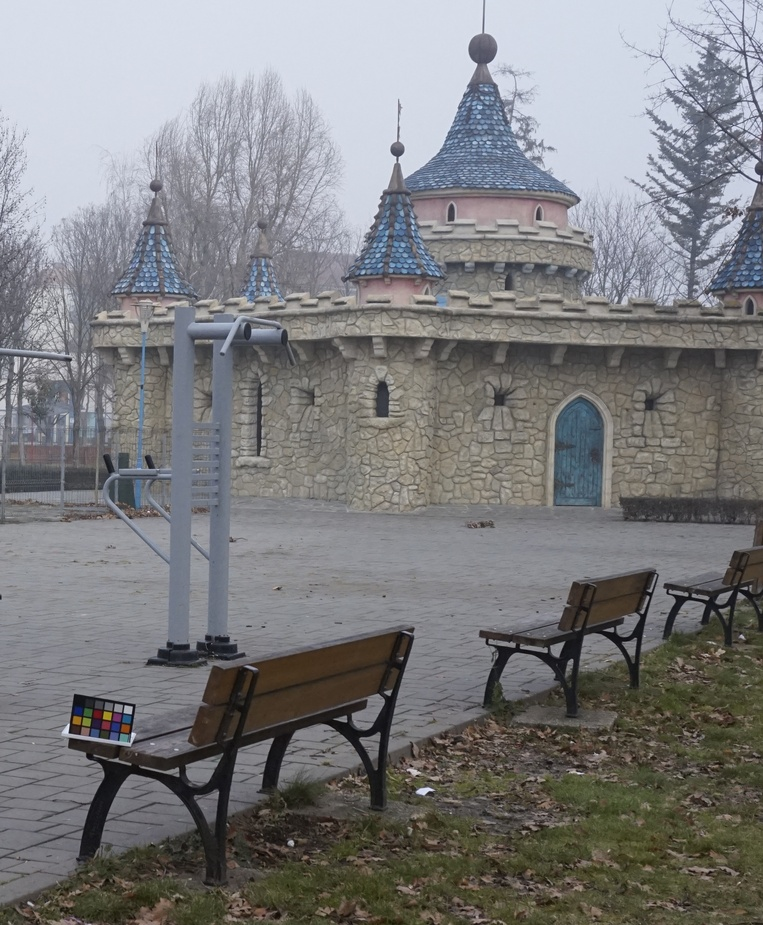
#> input picture dataset/O-HAZY/test/clear/41_outdoor.jpg, 763 x 925 px, shrunk from 2426 x 2942 before the run
$ python -i CAP.py   (imports and definitions only)
#> lines starting #> are read from the running program, lines starting #| are printed output that depends on the picture
### solution/DPC/DCP.py
import cv2
import numpy as np


# [69 lines left out: functions dark_channel, estimate_atmospheric_light, estimate_transmission, guided_filter, not called in this run]


def recover_scene_radiance(
    image,
    transmission,
    atmospheric_light,
    t0=0.1,
):
    safe_transmission = np.maximum(
        transmission, t0
    )[..., np.newaxis]
    atmospheric_light = atmospheric_light.reshape(1, 1, 3)
    recovered = (
        (image - atmospheric_light) / safe_transmission
        + atmospheric_light
    )
    return np.clip(recovered, 0.0, 1.0)


# [57 lines left out: function dehaze, not called in this run]

### solution/CAP/CAP.py
import cv2
import numpy as np

from DPC.DCP import recover_scene_radiance


def estimate_depth(
    image,
    theta0=0.121779,
    theta1=0.959710,
    theta2=-0.780245,
):
    """Estimate scene depth with the coefficients learned in the CAP paper."""
#> called with theta0 = 0.122, theta1 = 0.96, theta2 = -0.78
    hsv = cv2.cvtColor(image, cv2.COLOR_RGB2HSV)
#> hsv: shape (925, 763, 3) float32; mean H, S, V 159.9, 0.1, 0.5
    saturation = hsv[:, :, 1]
    value = hsv[:, :, 2]
    depth = theta0 + theta1 * value + theta2 * saturation
    return np.maximum(depth, 0.0).astype(np.float32)


def guided_depth_filter(guide, depth, radius=40, eps=1e-3):
#> called with radius = 40, eps = 0.001
    kernel_size = (2 * radius + 1, 2 * radius + 1)
    border = cv2.BORDER_REFLECT
    mean_guide = cv2.boxFilter(guide, -1, kernel_size, borderType=border)
    mean_depth = cv2.boxFilter(depth, -1, kernel_size, borderType=border)
    mean_product = cv2.boxFilter(
        guide * depth, -1, kernel_size, borderType=border
    )
    mean_guide_squared = cv2.boxFilter(
        guide * guide, -1, kernel_size, borderType=border
    )
    covariance = mean_product - mean_guide * mean_depth
    variance = mean_guide_squared - mean_guide * mean_guide
    coefficient_a = covariance / (variance + eps)
    coefficient_b = mean_depth - coefficient_a * mean_guide
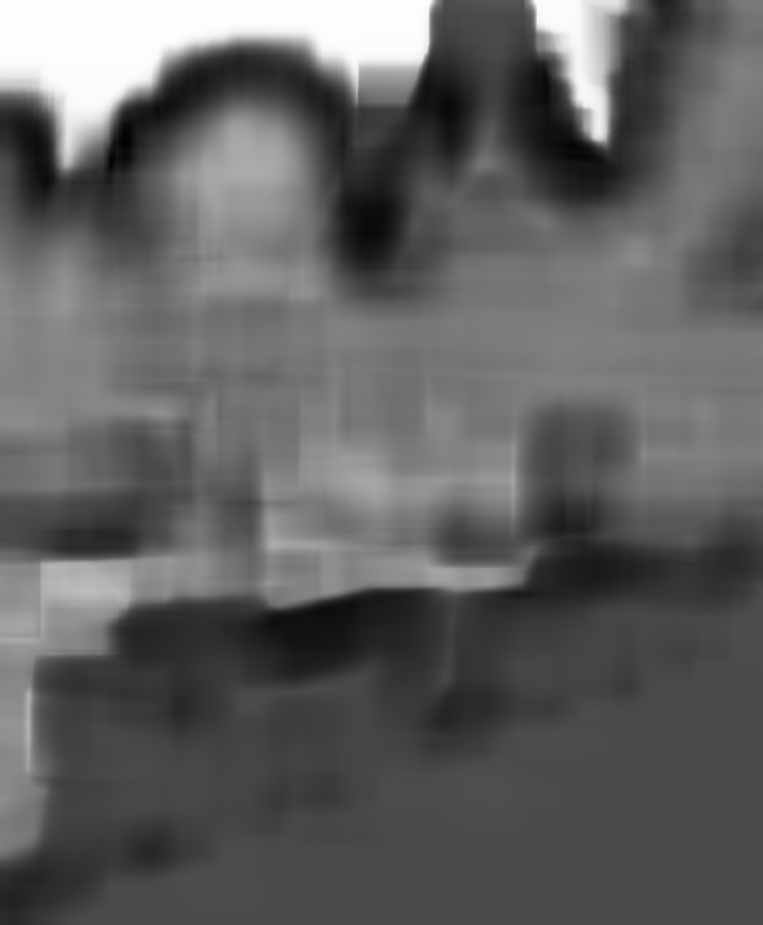
#> coefficient_b: shape (925, 763) float32; min -0.388, max 0.935, mean 0.114; drawn with min black and max white
    mean_a = cv2.boxFilter(
        coefficient_a, -1, kernel_size, borderType=border
    )
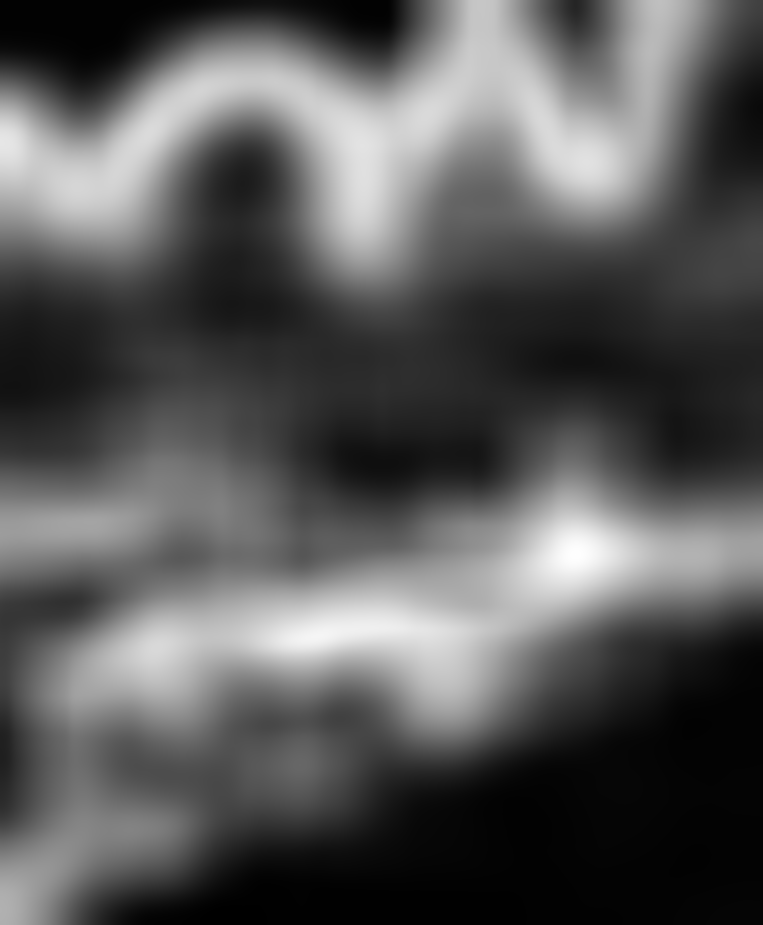
#> mean_a: shape (925, 763) float32; min -0.00806, max 1.23, mean 0.422; drawn with min black and max white
    mean_b = cv2.boxFilter(
        coefficient_b, -1, kernel_size, borderType=border
    )
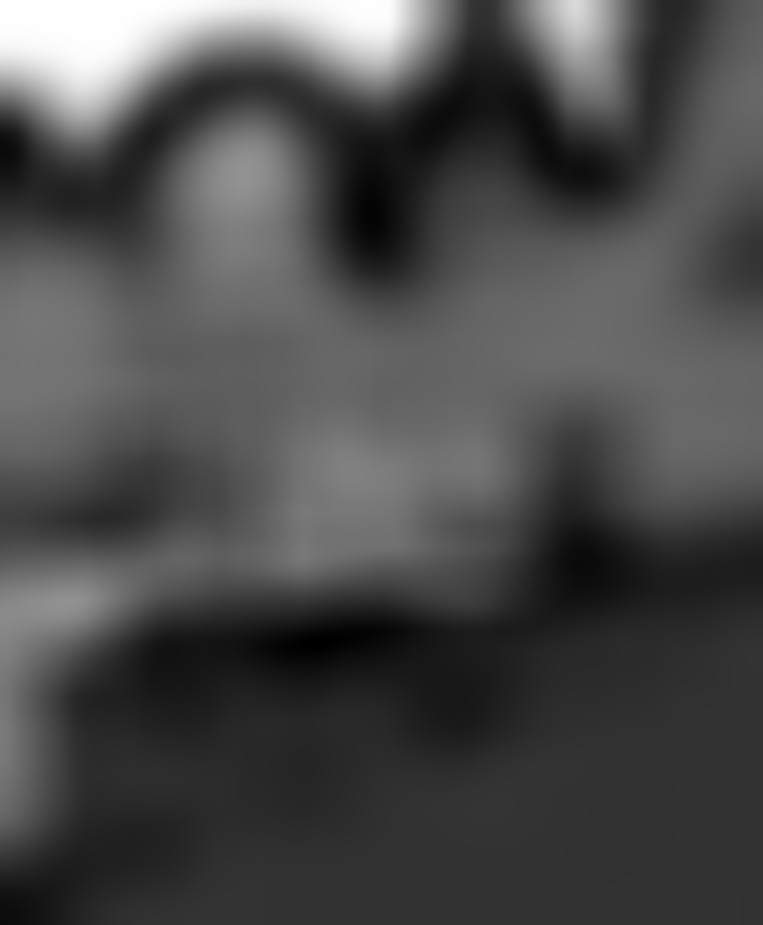
#> mean_b: shape (925, 763) float32; min -0.229, max 0.932, mean 0.114; drawn with min black and max white
    return np.maximum(mean_a * guide + mean_b, 0.0)
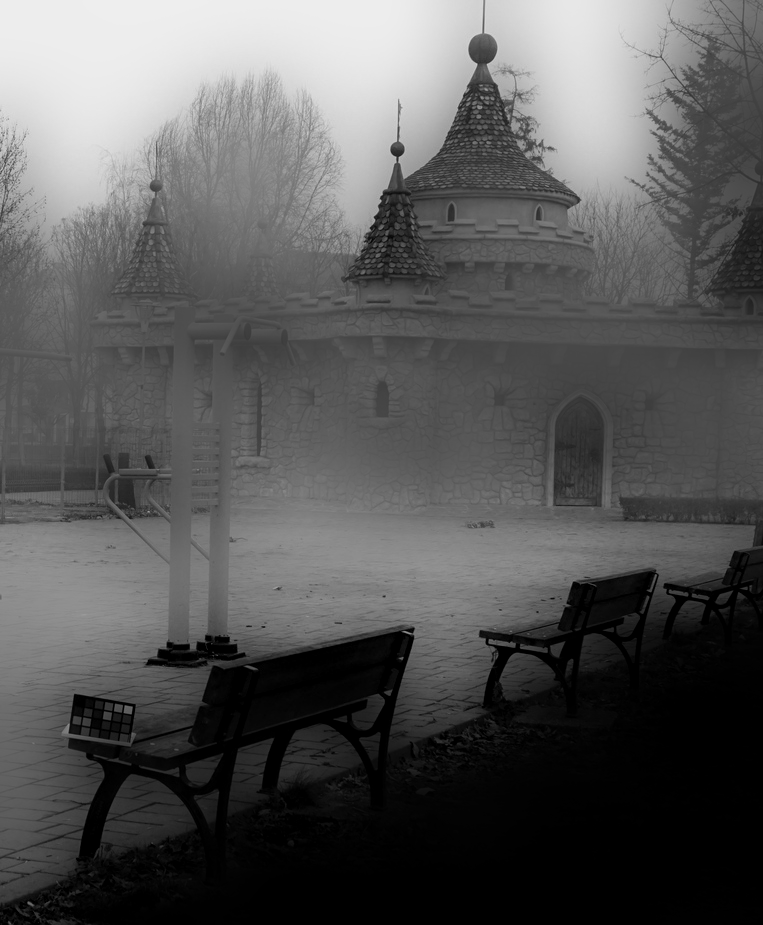
#> returned value: shape (925, 763) float32; min 0, max 0.935, mean 0.346


def refine_depth(depth, guide, radius=15, guided_radius=40, guided_eps=1e-3):
    if radius < 1 or radius % 2 == 0:
        raise ValueError("radius phải là số nguyên dương và lẻ.")
    kernel = cv2.getStructuringElement(cv2.MORPH_RECT, (radius, radius))
    local_minimum = cv2.erode(depth, kernel)
    return guided_depth_filter(
        guide, local_minimum, guided_radius, guided_eps
    )


def estimate_atmospheric_light(image, depth, top_percent=0.001):
#> called with top_percent = 0.001
    if not 0 < top_percent <= 1:
        raise ValueError("top_percent phải nằm trong khoảng (0, 1].")
    flat_depth = depth.ravel()
    flat_image = image.reshape(-1, 3)
    number_of_pixels = max(int(flat_depth.size * top_percent), 1)
#> number_of_pixels = 705
    deepest_indices = np.argpartition(
        flat_depth, -number_of_pixels
    )[-number_of_pixels:]
#> deepest_indices = 705 values, max 10075 at index 4, min 122 at index 583, mean 3980.4
    candidates = flat_image[deepest_indices]
#> candidates = 705 rows, first 8: [0.847, 0.871, 0.918], [0.843, 0.867, 0.914], [0.847, 0.871, 0.918], [0.847, 0.871, 0.918], [0.851, 0.875, 0.922], [0.843, 0.867, 0.914], [0.843, 0.867, 0.914], [0.847, 0.871, 0.918]
    brightest = np.argmax(np.sum(candidates, axis=1))
#> brightest = 4
    return candidates[brightest].astype(np.float32)


def dehaze(
    image_rgb,
    radius=15,
    beta=1.0,
    t_min=0.1,
    t_max=0.9,
    top_percent=0.001,
    guided_radius=40,
    guided_eps=1e-3,
    theta0=0.121779,
    theta1=0.959710,
    theta2=-0.780245,
):
    if image_rgb.ndim != 3 or image_rgb.shape[2] != 3:
        raise ValueError("Ảnh đầu vào phải có dạng H x W x 3.")
    if beta <= 0:
        raise ValueError("beta phải lớn hơn 0.")
    if not 0 < t_min <= t_max <= 1:
        raise ValueError("Cần 0 < t_min <= t_max <= 1.")

    if image_rgb.dtype == np.uint8:
        image = image_rgb.astype(np.float32) / 255.0
    else:
        image = image_rgb.astype(np.float32)
        if image.max() > 1.0:
            image /= 255.0
        image = np.clip(image, 0.0, 1.0)

    depth_raw = estimate_depth(image, theta0, theta1, theta2)
    guide = cv2.cvtColor(image, cv2.COLOR_RGB2GRAY)
    depth = refine_depth(
        depth_raw,
        guide,
        radius,
        guided_radius,
        guided_eps,
    )
    atmospheric_light = estimate_atmospheric_light(
        image, depth, top_percent
    )
#> atmospheric_light = [0.851, 0.875, 0.922]
    transmission = np.clip(np.exp(-beta * depth), t_min, t_max)
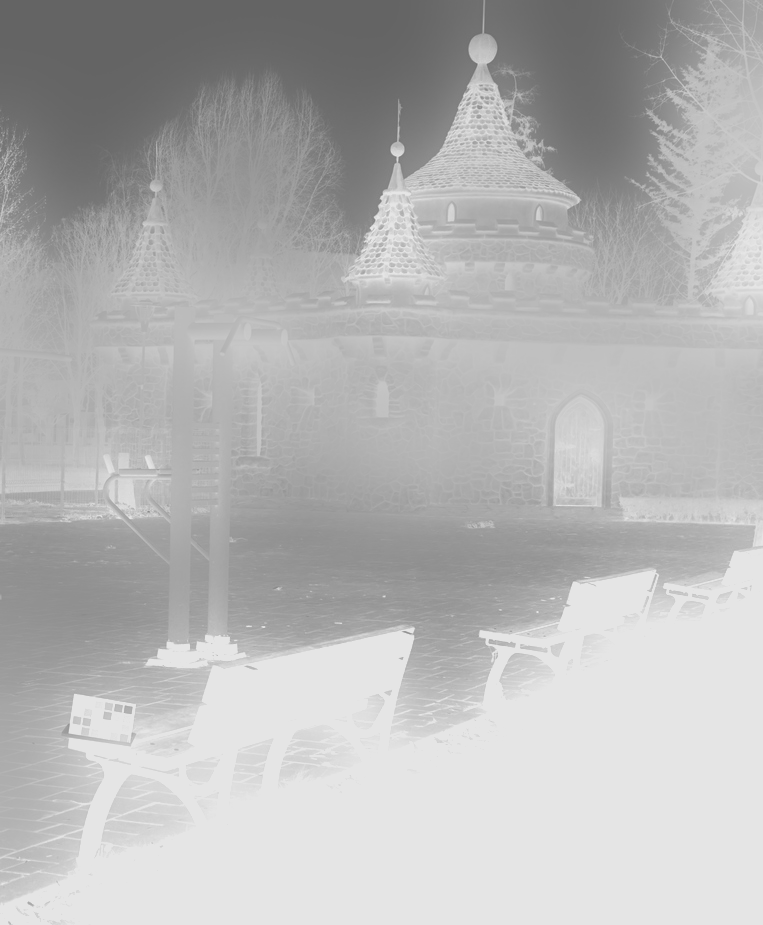
#> transmission: shape (925, 763) float32; min 0.393, max 0.9, mean 0.711
    recovered = recover_scene_radiance(
        image,
        transmission,
        atmospheric_light,
        t0=t_min,
    )
#> in recover_scene_radiance, `atmospheric_light = atmospheric_light.reshape(1, 1, 3)`: atmospheric_light = [[0.851, 0.875, 0.922]]
    recovered_uint8 = np.round(recovered * 255.0).astype(np.uint8)
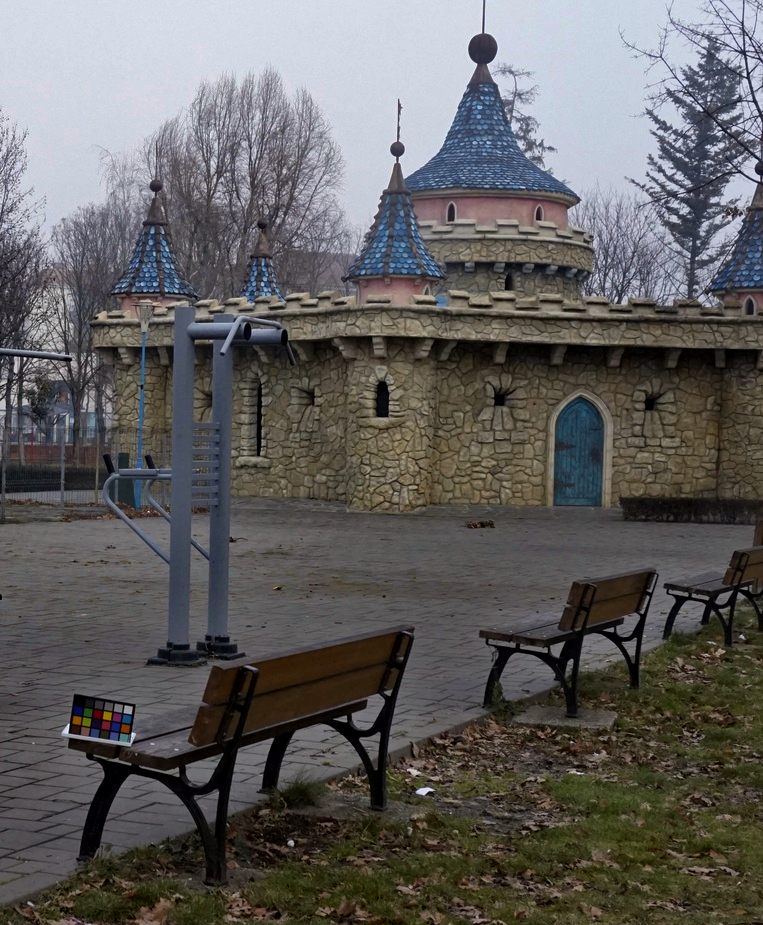
#> recovered_uint8: shape (925, 763, 3); mean R, G, B 97.5, 95.9, 95.1
    diagnostics = {
        "atmospheric_light": atmospheric_light,
        "depth_raw": depth_raw,
        "depth": depth,
        "transmission": transmission,
    }
    return recovered_uint8, diagnostics

>>> import cv2
>>> picture = cv2.cvtColor(cv2.imread('../../dataset/O-HAZY/test/clear/41_outdoor.jpg'), cv2.COLOR_BGR2RGB)
>>> result = dehaze(picture)
